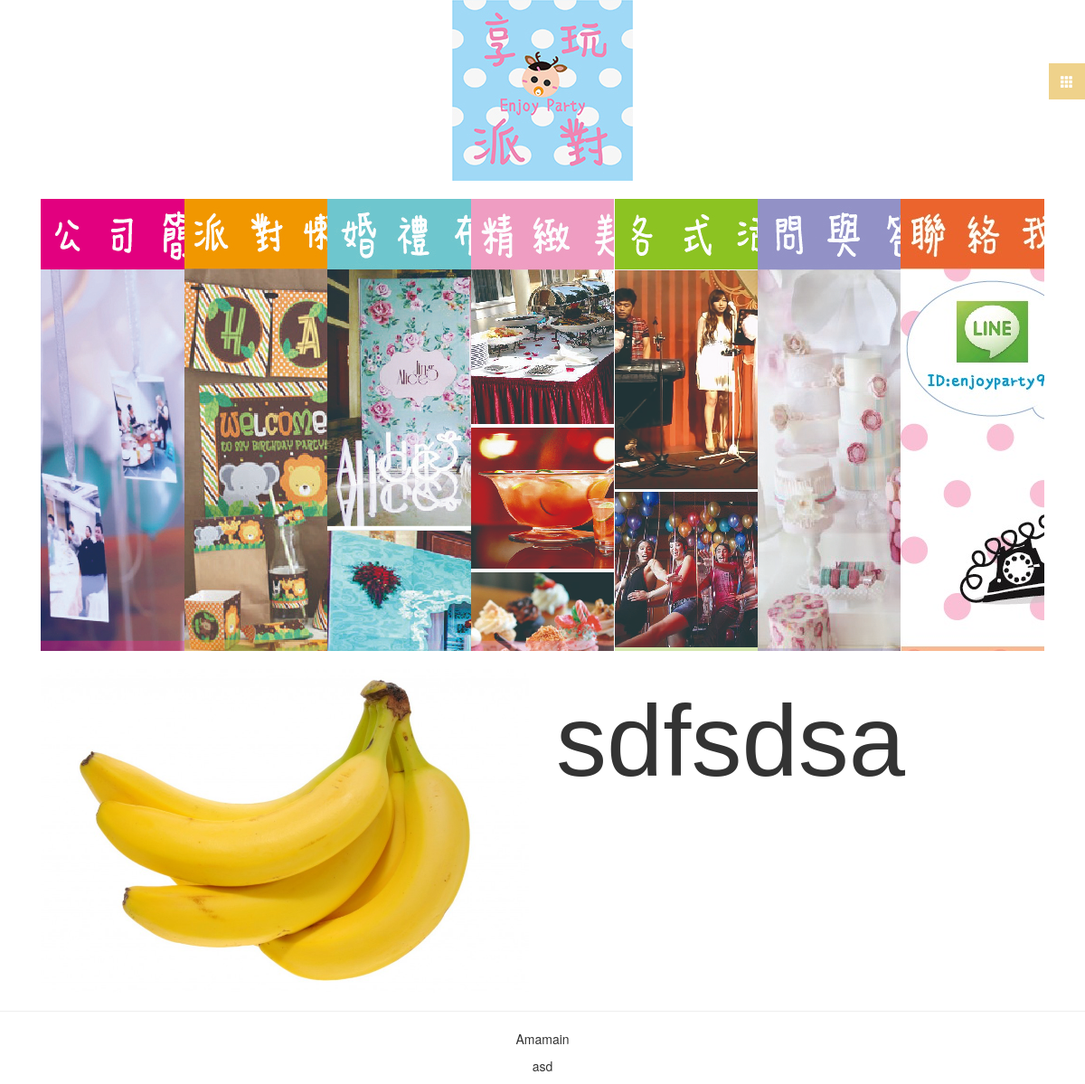
The page / on the database its author committed.
### tables this page shows
CREATE TABLE IF NOT EXISTS `welcome_slide` (
`id` int(11) NOT NULL,
  `title` varchar(255) NOT NULL,
  `path` varchar(255) NOT NULL,
  `url` text NOT NULL
);

CREATE TABLE IF NOT EXISTS `welcome_picture` (
`id` int(11) NOT NULL,
  `path` varchar(255) NOT NULL
);

CREATE TABLE IF NOT EXISTS `welcome_text` (
`id` int(11) NOT NULL,
  `content` text NOT NULL
);

### application/core/MY_Loader.php (called while the page is built, shortened)
<?php
class MY_Loader extends CI_Loader {
	public function view($view, $vars = array(), $return = FALSE)
	{
		$vars = array_merge(['_logo' => $this->_logo()], ['_background' => $this->_background()], ['_footer' => $this->_footer()], $vars);
		return $this->_ci_load(array(
			'_ci_view' => $view,
			'_ci_vars' => $this->_ci_object_to_array($vars),
			'_ci_return' => $return
		));
	}
	private function _logo()
	{
		$CI =& get_instance();
		return $CI->logo_model->select_data(1)->path;
	}
	private function _background()
	{
		$CI =& get_instance();
		return $CI->background_model->select_data(1)->path;
	}
	private function _footer()
	{
		$CI =& get_instance();
		return $CI->footer_model->select_data(1)->content;
	}
}

### application/controllers/Welcome.php (called while the page is built, shortened)
<?php
class Welcome extends MY_Controller {
	public function __construct()
	{
		$this->load->model(['welcomepicture_model', 'welcometext_model', 'welcomeslide_model']);
	}
	public function index()
	{
		$slides = $this->welcomeslide_model->select_all_data('asc');
		$picture = $this->welcomepicture_model->select_data(1);
		$text = $this->welcometext_model->select_data(1);
		$this->load->view('welcome/index', [
			'slides' => $slides,
			'picture' => $picture,
			'text' => $text
		]);
		return true;
	}
}

### index.php (called while the page is built, shortened)
<?php
require_once BASEPATH.'core/CodeIgniter.php';

### application/core/MY_Model.php (called while the page is built, shortened)
<?php
class MY_Model extends BASE_Model {
	protected $table;
	protected $primaryKey;
	function select_all_data($order = 'desc')
	{
		$this->db->order_by($this->primaryKey, $order);
		$query = $this->db->get($this->table);
		return $query->result();
	}
	function select_data($id)
	{
		$query = $this->db->get_where($this->table, array($this->primaryKey => $id));
		return $query->row();
	}
}

### application/views/welcome/index.php (the view, shortened to what this page needs)
<?php require_once VIEWPATH.'_layouts/_header.php' ?>
<link rel="stylesheet" href="<?=base_url('assets/css/jquery.kwicks.css')?>">
<section class="container">
	<figure class="col-xs-12">
		<ul class='kwicks kwicks-horizontal'>
			<li>
				<a href="<?=base_url('company')?>">
					<img src="<?=base_url($slides[0]->path)?>" alt="">
				</a>
			</li>
			<li>
				<a href="<?= base_url('page/index/2')?>">
					<img src="<?=base_url($slides[1]->path)?>" alt="">
				</a>
			</li>
			<li>
				<a href="<?= base_url('page/index/3')?>">
					<img src="<?=base_url($slides[2]->path)?>" alt="">
				</a>
			</li>
			<li>
				<a href="<?= base_url('page/index/3')?>">
					<img src="<?=base_url($slides[3]->path)?>" alt="">
				</a>
			</li>
			<li>
				<a href="<?= base_url('page/index/4')?>">
					<img src="<?=base_url($slides[4]->path)?>" alt="">
				</a>
			</li>
			<li>
				<a href="<?=base_url('qanda')?>">
					<img src="<?=base_url($slides[5]->path)?>" alt="">
				</a>
			</li>
			<li>
				<a href="<?=base_url('contact')?>">
					<img src="<?=base_url($slides[6]->path)?>" alt="">
				</a>
			</li>
		</ul>
	</figure>
	<figure class="col-xs-12 col-sm-6">
		<img src="<?=base_url($picture->path)?>" alt="" class="img-responsive">
	</figure>
	<article class="col-xs-12 col-sm-6">
		<?= $text->content ?>
	</article>
</section>
<?php require_once VIEWPATH.'_layouts/_footer.php' ?>

### application/views/welcome/index.php (style rules this page uses)
.kwicks { height: 500px; }
.kwicks > li { height: 500px; }

### rows shown on the page
welcome_slide: path (picture)
welcome_slide: path (picture)
welcome_slide: path (picture)
welcome_slide: path (picture)
welcome_slide: path (picture)
welcome_slide: path (picture)
welcome_slide: path (picture)
welcome_picture: path (picture)
welcome_text: content "sdfsdsa"

### other values the page prints
$_footer "Amamain asd"
